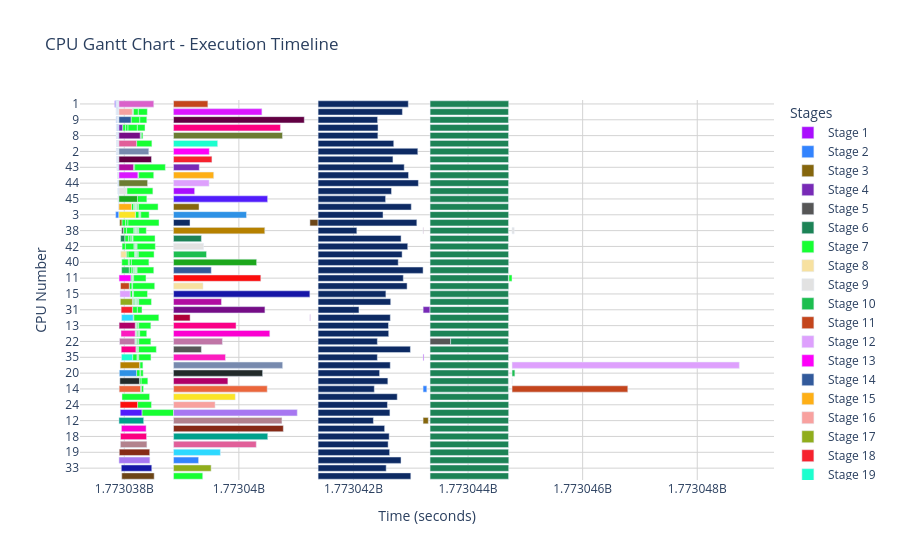

Notebook cell for this chart:
### Code cell
import pandas as pd
import plotly.express as px
import re

# ── 1. Load Data ───────────────────────────────────────────────
df = pd.read_csv(r"C:\Users\pky80\cleaned1.csv")
df.columns = ["CPU", "Stage", "Start", "End"]

df["Start"] = pd.to_numeric(df["Start"])
df["End"] = pd.to_numeric(df["End"])
df["Duration"] = df["End"] - df["Start"]

# ── 2. Grouping Logic ──────────────────────────────────────────
def get_base(name):
    s = str(name).lower().strip()
    s = re.sub(r'(_+part\d+)$|(_+\d+)$', '', s)
    return s

df["Base"] = df["Stage"].apply(get_base)

unique_bases = df["Base"].unique()
base_to_label = {base: f"Stage {i+1}" for i, base in enumerate(unique_bases)}
df["Display_Label"] = df["Base"].map(base_to_label)

# ── 3. CPU ANALYSIS (FIXED LOGIC) ──────────────────────────────

# Total active time per CPU
cpu_summary = df.groupby("CPU").agg(
    Total_Active_Time=("Duration", "sum"),
    First_Start=("Start", "min"),
    Last_End=("End", "max")
).reset_index()

# Total time window per CPU
cpu_summary["Total_Time_Window"] = (
    cpu_summary["Last_End"] - cpu_summary["First_Start"]
)

# Correct idle time
cpu_summary["Idle_Time"] = (
    cpu_summary["Total_Time_Window"] - cpu_summary["Total_Active_Time"]
)

print("\nCPU Performance Summary:")
print(cpu_summary[["CPU", "Total_Active_Time", "Idle_Time"]])

# ── 4. COLOR PALETTE ───────────────────────────────────────────
color_sequence = (
    px.colors.qualitative.Alphabet +
    px.colors.qualitative.Dark24
)

# ── 5. GANTT CHART ─────────────────────────────────────────────
fig = px.bar(
    df,
    x="Duration",
    y="CPU",
    base="Start",
    color="Display_Label",
    orientation="h",
    color_discrete_sequence=color_sequence,
    hover_data={
        "Display_Label": True,
        "Stage": True,
        "Start": ":.2f",
        "End": ":.2f",
        "Duration": False
    },
    title="CPU Gantt Chart - Execution Timeline"
)

# ── 6. UI POLISH ───────────────────────────────────────────────
fig.update_yaxes(autorange="reversed", type="category")

fig.update_layout(
    xaxis_title="Time (seconds)",
    yaxis_title="CPU Number",
    legend_title="Stages",
    barmode="overlay",
    plot_bgcolor="white",
    bargap=0.2
)

fig.update_xaxes(showgrid=True, gridwidth=1, gridcolor="LightGray")
fig.update_yaxes(showgrid=True, gridwidth=1, gridcolor="LightGray")

# ── 7. SHOW + EXPORT ───────────────────────────────────────────
fig.show()
fig.write_html("cpu_gantt_dashboard.html")
